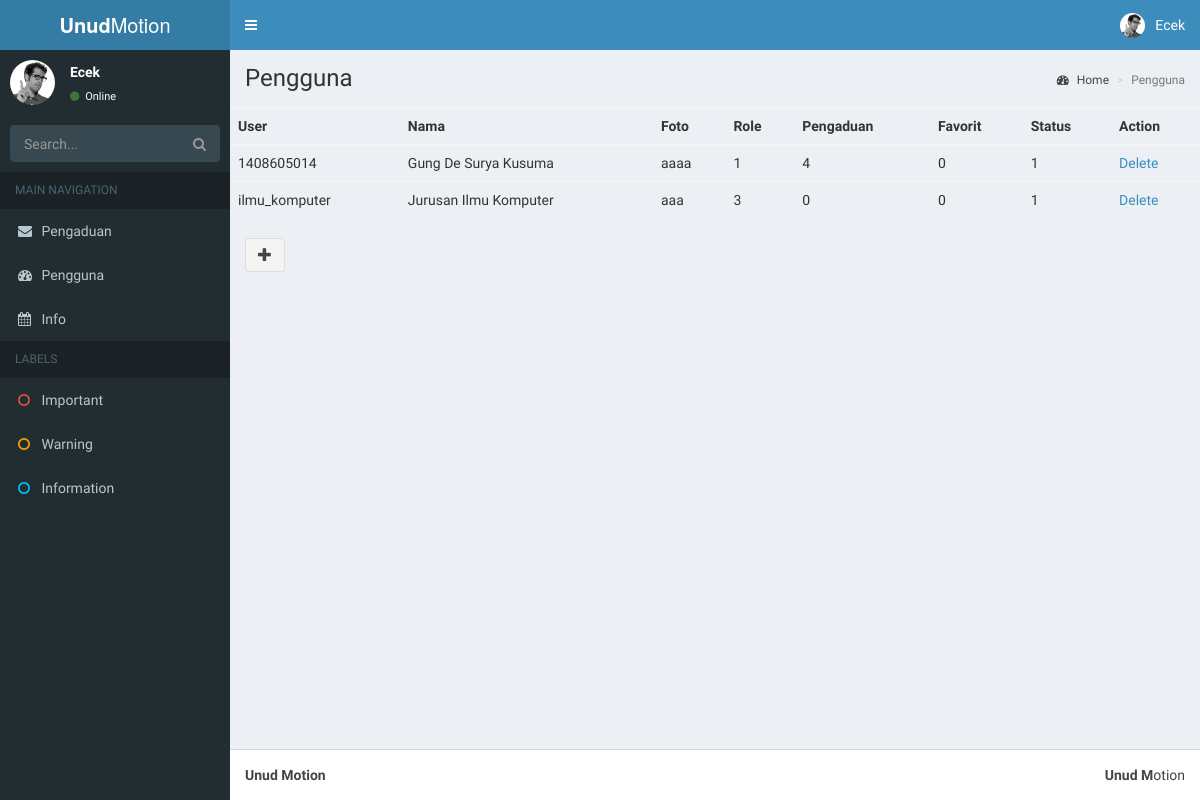
The page /pengguna.php on the database as committed earlier.
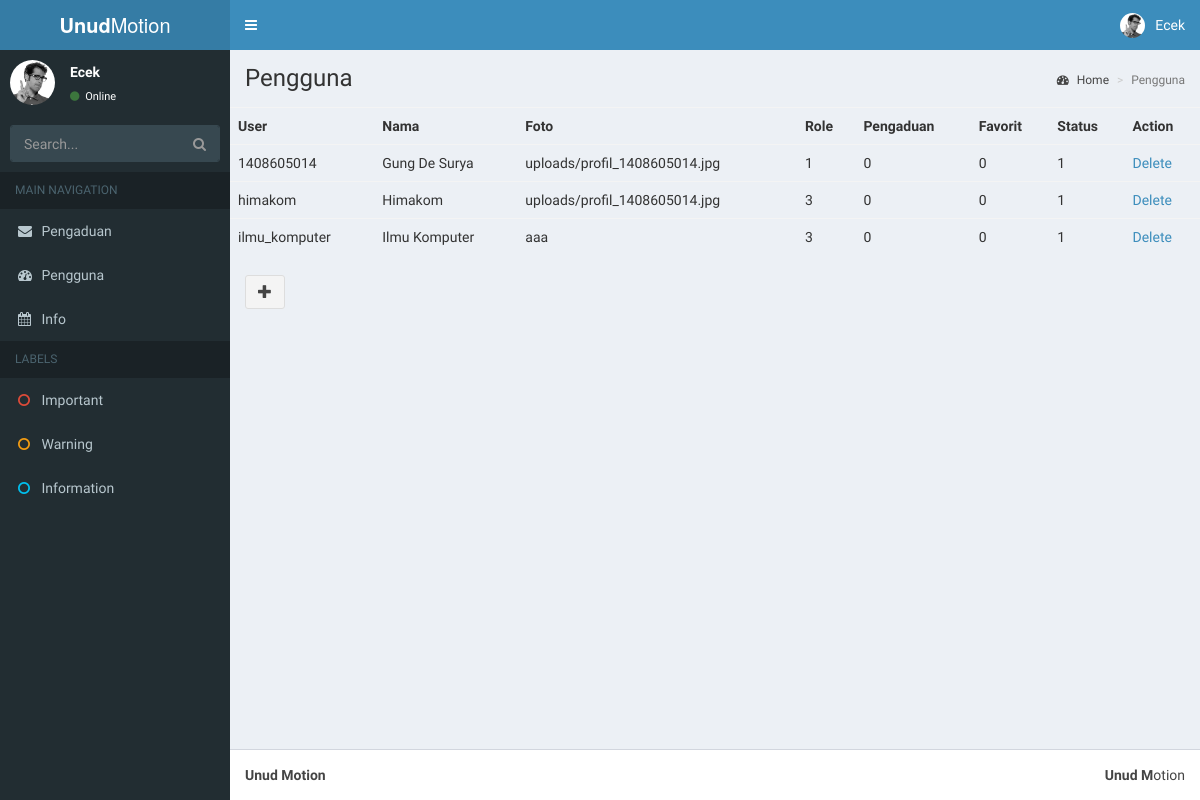
The same page on the database as committed later.
### tables this page shows
CREATE TABLE `user` (
  `user` varchar(16) NOT NULL,
  `password` varchar(64) NOT NULL,
  `nama` varchar(128) NOT NULL,
  `foto` varchar(256) NOT NULL,
  `role` int(1) NOT NULL,
  `pengaduan` int(4) NOT NULL DEFAULT '0',
  `favorit` int(4) NOT NULL DEFAULT '0',
  `status` tinyint(1) NOT NULL DEFAULT '1',
  PRIMARY KEY (`user`)
);

### pengguna.php (the view, shortened to what the changed rows need)
<?php
  $link = mysqli_connect("localhost", "root", "", "udayana_motion");
  $result = mysqli_query($link, "SELECT * FROM user");
 ?>
<!DOCTYPE html>
<html>
<head>
  <link rel="stylesheet" href="bootstrap/css/bootstrap.min.css">
  <link rel="stylesheet" href="https://cdnjs.cloudflare.com/ajax/libs/font-awesome/4.5.0/css/font-awesome.min.css">
  <link rel="stylesheet" href="https://cdnjs.cloudflare.com/ajax/libs/ionicons/2.0.1/css/ionicons.min.css">
  <link rel="stylesheet" href="dist/css/AdminLTE.min.css">
  <link rel="stylesheet" href="dist/css/skins/_all-skins.min.css">
  <link rel="stylesheet" href="plugins/iCheck/flat/blue.css">
  <link rel="stylesheet" href="plugins/morris/morris.css">
  <link rel="stylesheet" href="plugins/jvectormap/jquery-jvectormap-1.2.2.css">
  <link rel="stylesheet" href="plugins/datepicker/datepicker3.css">
  <link rel="stylesheet" href="plugins/daterangepicker/daterangepicker.css">
  <link rel="stylesheet" href="plugins/bootstrap-wysihtml5/bootstrap3-wysihtml5.min.css">
</head>
<body class="hold-transition skin-blue sidebar-mini">
<div class="wrapper">
  <div class="content-wrapper">
    <section class="content-header">
      <h1>
        Pengguna
      </h1>
    </section>
    <section class="content">
      <div class="row">
        <table class="col-lg-5">
          <table class="table table-hover">
          <tr>
            <th>User</th>
            <th>Nama</th>
            <th>Foto</th>
            <th>Role</th>
            <th>Pengaduan</th>
            <th>Favorit</th>
            <th>Status</th>
            <th>Action</th>
          </tr>
          <?php
            while ($row=mysqli_fetch_row($result))
            {
             echo "<tr>";
             echo "<td>".$row[0]."</td>";
             echo "<td>".$row[2]."</td>";
             echo "<td>".$row[3]."</td>";
             echo "<td>".$row[4]."</td>";
             echo "<td>".$row[5]."</td>";
             echo "<td>".$row[6]."</td>";
             echo "<td>".$row[7]."</td>";
             echo "<td><a href='hapususer.php?user=".$row[0]."'>Delete</a></td>";
             echo "</tr>";
            }
           ?>
           </table>
        </table>
      </div>
    </section>
  </div>
</div>
</body>
</html>

Rows that differ between the two databases and show on the page:
changed user id 1408605014: nama "Gung De Surya Kusuma" → "Gung De Surya"; foto "aaaa" → "uploads/profil_1408605014.jpg"; pengaduan "4" → "0"
added user: user "himakom", nama "Himakom", foto "uploads/profil_1408605014.jpg", role "3", pengaduan "0", favorit "0", status "1"
changed user "ilmu_komputer": nama "Jurusan Ilmu Komputer" → "Ilmu Komputer"
